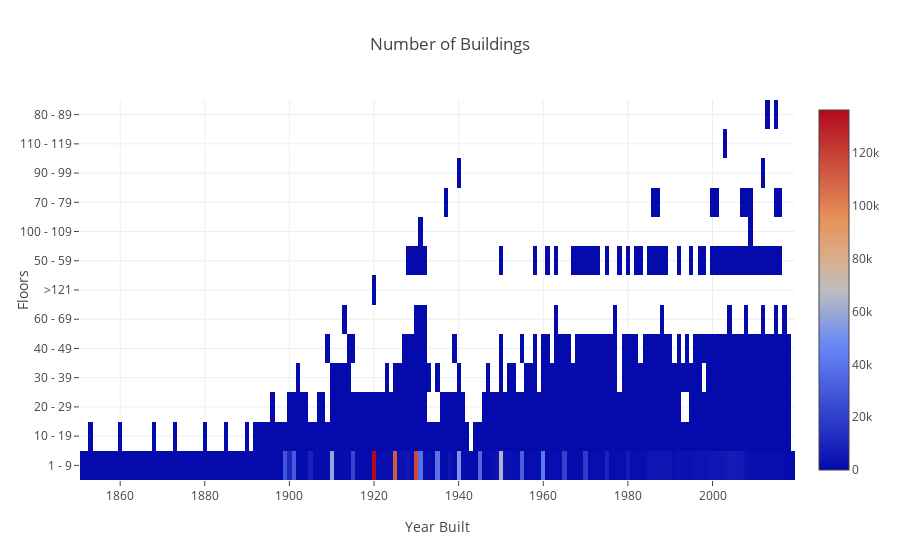

Notebook code cell kept with this figure:
### Code cell
trace = go.Heatmap(x=ny_yearfloorRange['YearBuilt'],
                   y=ny_yearfloorRange['FloorRange'],
                   z=ny_yearfloorRange['NumBldgs'])

layout = go.Layout(
    title='Number of Buildings',
    xaxis = dict(title = 'Year Built'),
    yaxis = dict(title = 'Floors')
)

fig = go.Figure(data = [trace], layout = layout)

#py.iplot(fig, filename = 'ny-year-built')
plotly.offline.iplot(fig)

### Figure 1 — Plotly figure (JSON) as saved in the notebook; plotly's stock layout.template omitted (floating-point values rounded to 4 significant figures; data arrays with more than 128 entries replaced by an {"elided": "..."} marker saying what was removed)
{"data": [{"type": "heatmap", "uid": "0226e627-5b64-434f-a68b-29fcf92b1ccc", "x": {"elided": "633 int values"}, "y": {"elided": "633 str values"}, "z": {"elided": "633 int values"}}], "layout": {"title": {"text": "Number of Buildings"}, "xaxis": {"title": {"text": "Year Built"}}, "yaxis": {"title": {"text": "Floors"}}}}
